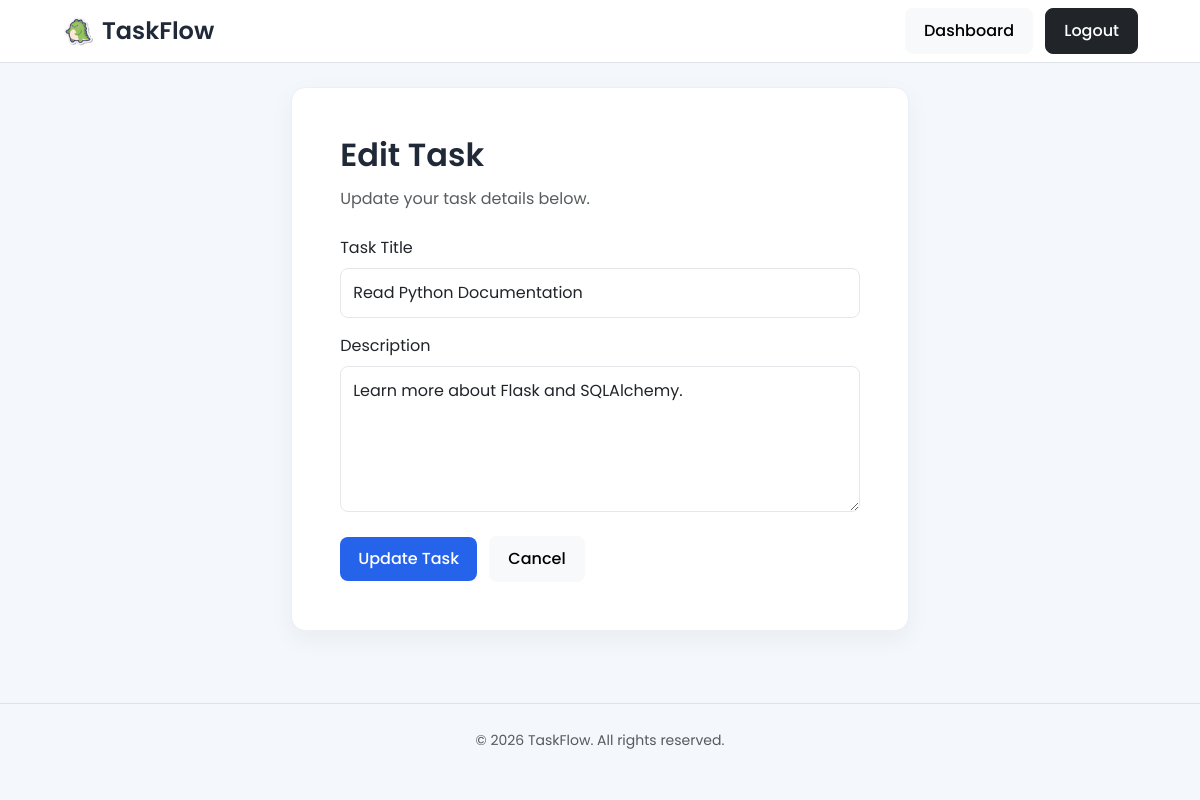
/edit-task/3 (signed in), run on the app's committed database.
### models/task.py (models this page shows)
class Task(db.Model):
    id = db.Column(db.Integer, primary_key=True)
    title = db.Column(db.String(200), nullable=False)
    description = db.Column(db.Text)
    status = db.Column(db.String(20), default="Pending")
    user_id = db.Column(db.Integer, db.ForeignKey("user.id"), nullable=False)

### app.py (the view)
@app.route("/edit-task/<int:id>", methods=["GET", "POST"])
def edit_task(id):
    if "user" not in session:
        return redirect("/login")
    task = Task.query.get_or_404(id)
    if request.method == "POST":
        task.title = request.form["title"]
        task.description = request.form["description"]
        db.session.commit()
        flash("Task updated successfully.", "success")
        return redirect("/dashboard")
    return render_template("edit_task.html", task=task)

### templates/edit_task.html (shortened to what this page needs)
{% extends "base.html" %}
{% block content %}
<div class="row justify-content-center">
    <div class="col-lg-7">
        <div class="card">
            <div class="card-body p-5">
                <h2>Edit Task</h2>
                <p class="text-muted mb-4">
                    Update your task details below.
                </p>
                <form method="POST">
                    <div class="mb-3">
                        <label class="form-label">
                            Task Title
                        </label>
                        <input
                            type="text"
                            name="title"
                            value="{{ task.title }}"
                            class="form-control"
                            required>
                    </div>
                    <div class="mb-4">
                        <label class="form-label">
                            Description
                        </label>
                        <textarea
                            name="description"
                            rows="5"
                            class="form-control">{{ task.description }}</textarea>
                    </div>
                    <button
                        type="submit"
                        class="btn btn-primary">
                        Update Task
                    </button>
                    <a
                        href="/dashboard"
                        class="btn btn-light ms-2">
                        Cancel
                    </a>
                </form>
            </div>
        </div>
    </div>
</div>
{% endblock %}

### static/css/style.css (style rules this page uses)
:root { --primary:#2563EB; --primary-hover:#1D4ED8; --success:#16A34A; --warning:#D97706; --danger:#DC2626; --background:#F7F8FC; --white:#FFFFFF; --text:#1F2937; --text-light:#6B7280; --border:#E5E7EB; --shadow:0 6px 18px rgba(0,0,0,.06); }
* { margin:0; padding:0; box-sizing:border-box; }
body { font-family:'Poppins',sans-serif; background:#F4F7FB; color:#1F2937; }
h1,h2,h3,h4 { font-weight:600; color:var(--text); margin-bottom:12px; }
p { color:var(--text-light); line-height:1.6; }
a { text-decoration:none; }
.card { background:#fff; border:1px solid #ECEFF5 !important; border-radius:14px !important; box-shadow:0 8px 24px rgba(0,0,0,.05); transition:.25s; }
.btn { border-radius:8px !important; font-weight:500; padding:10px 18px; }
.btn-primary { background:var(--primary); border:none; }
input, textarea { border-radius:8px !important; border:1px solid var(--border) !important; padding:12px !important; transition:.2s; }

### data on the page
Task: title "Read Python Documentation", description "Learn more about Flask and SQLAlchemy."
